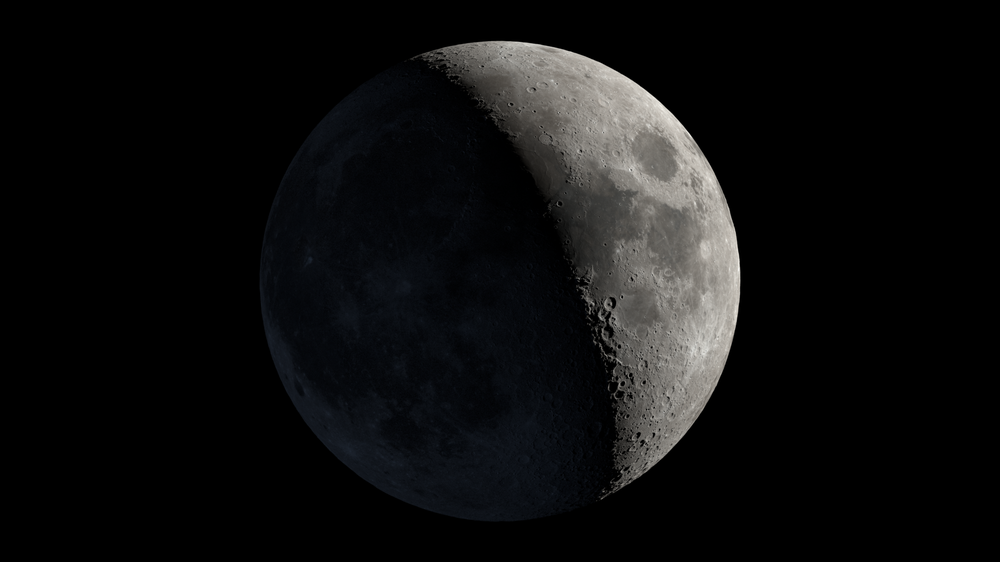
#> input picture Development/Phase1-Position-angle-and-Diameter-normalizing/tests/original_image_check/test_img.tif, 1000 x 562 px, shrunk from 1920 x 1080 before the run
$ python visible_alpha.py
#> lines starting #> are read from the running program, lines starting #| are printed output that depends on the picture
import cv2
import numpy as np

# Load image with alpha channel
img = cv2.imread("test_img.tif", cv2.IMREAD_UNCHANGED)
#> img is the input picture: shape (562, 1000, 4); mean B, G, R, A 15, 14.7, 14.5, 82.3

if img is None:
    raise ValueError("Failed to load image")

if img.shape[2] < 4:
    raise ValueError("Image does not have an alpha channel")

# Copy image to avoid modifying original
result = img.copy()

# Get alpha channel
alpha = result[:, :, 3]
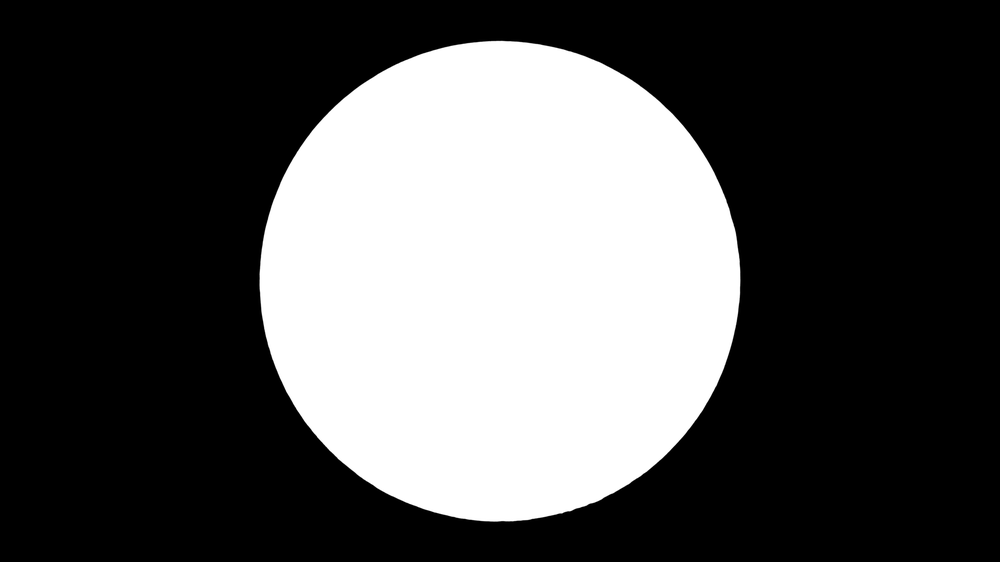
#> alpha: shape (562, 1000); min 0, max 255, mean 82.3

# Set alpha = 255 where alpha == 0
alpha[alpha == 0] = 255
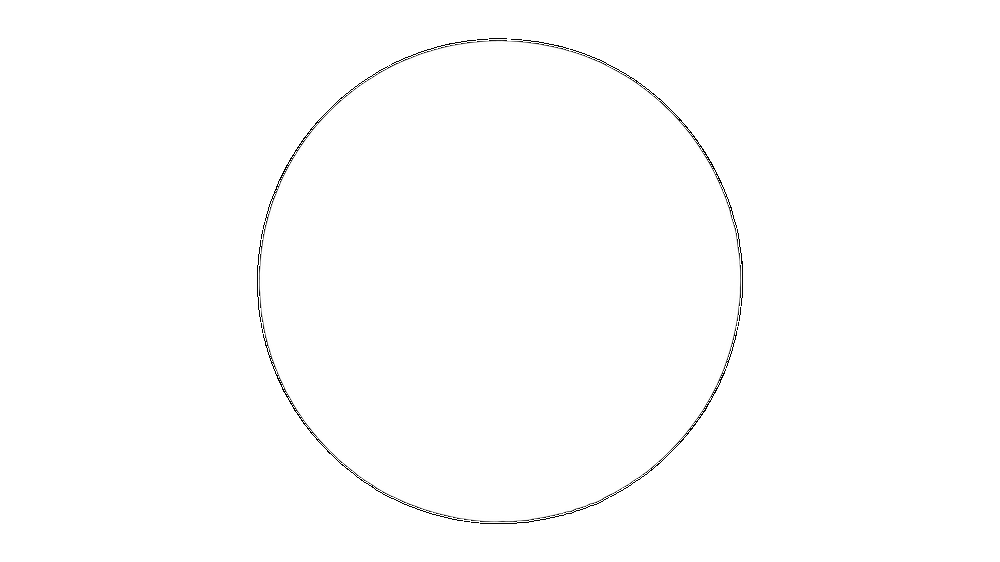
#> alpha: shape (562, 1000); min 1, max 255, mean 253.9

# Put modified alpha back
result[:, :, 3] = alpha

# Save result
cv2.imwrite("alpha_fixed.png", result)
